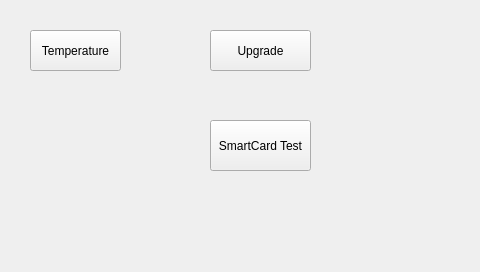
<?xml version="1.0" encoding="UTF-8"?>
<ui version="4.0">
 <class>MainWindow</class>
 <widget class="QWidget" name="MainWindow">
  <property name="geometry">
   <rect>
    <x>0</x>
    <y>0</y>
    <width>480</width>
    <height>272</height>
   </rect>
  </property>
  <property name="windowTitle">
   <string>mainwindow</string>
  </property>
  <widget class="QPushButton" name="tempButton">
   <property name="geometry">
    <rect>
     <x>30</x>
     <y>30</y>
     <width>91</width>
     <height>41</height>
    </rect>
   </property>
   <property name="text">
    <string>Temperature</string>
   </property>
   <property name="iconSize">
    <size>
     <width>32</width>
     <height>32</height>
    </size>
   </property>
  </widget>
  <widget class="QPushButton" name="upgradeButton">
   <property name="geometry">
    <rect>
     <x>210</x>
     <y>30</y>
     <width>101</width>
     <height>41</height>
    </rect>
   </property>
   <property name="text">
    <string>Upgrade</string>
   </property>
  </widget>
  <widget class="QPushButton" name="testButton">
   <property name="geometry">
    <rect>
     <x>210</x>
     <y>120</y>
     <width>101</width>
     <height>51</height>
    </rect>
   </property>
   <property name="text">
    <string>SmartCard Test</string>
   </property>
  </widget>
 </widget>
 <resources/>
 <connections/>
</ui>
